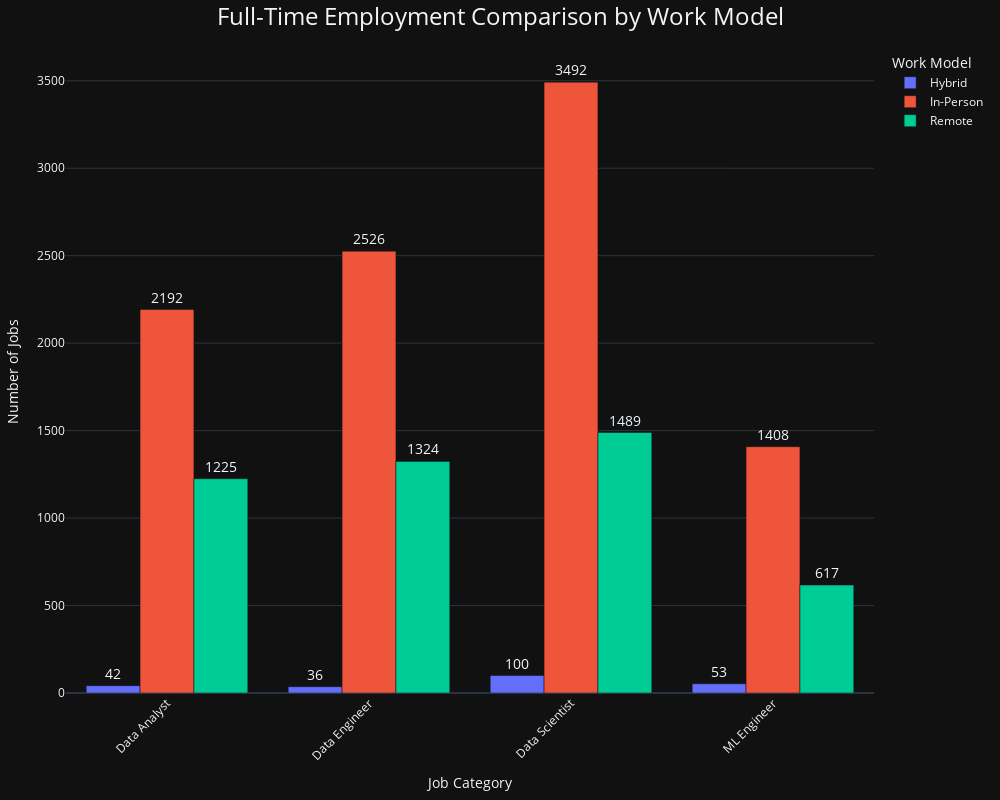

The cell this chart's notebook holds for it:
### Code cell
# Prepare data: Filter only 'full-time' employment type and group by job category and work model
job_data_full_time = (
    dfSalaries[dfSalaries['employment_type'] == 'Full-Time']
    .groupby(['job_category', 'employment_model'])
    .size()
    .reset_index(name='count')
)

# Create the clustered bar chart
fig = px.bar(
    job_data_full_time, 
    x='job_category',  
    y='count',  
    color='employment_model',
    barmode='group', 
    title='Full-Time Employment Comparison by Work Model', 
    labels={'count': 'Number of Jobs', 'job_category': 'Job Category'}, 
    width=1000, height=800,
    template='plotly_dark'
)

# Update layout for better spacing and alignment
fig.update_layout(
    title=dict(x=0.5, font_size=24), 
    xaxis_tickangle=-45, 
    legend_title='Work Model', 
    margin=dict(l=50, r=50, t=50, b=100) 
)

# Display job counts on top of the bars
fig.update_traces(
    texttemplate='%{y}', 
    textposition='outside', 
    textfont_size=14
)

# Display the chart
fig.show()

### Figure 1 — Plotly figure (JSON) as saved in the notebook; plotly's stock layout.template omitted (floating-point values rounded to 4 significant figures)
{"data": [{"alignmentgroup": "True", "hovertemplate": "employment_model=Hybrid<br>Job Category=%{x}<br>Number of Jobs=%{y}<extra></extra>", "legendgroup": "Hybrid", "marker": {"color": "#636efa", "pattern": {"shape": ""}}, "name": "Hybrid", "offsetgroup": "Hybrid", "orientation": "v", "showlegend": true, "textfont": {"size": 14}, "textposition": "outside", "texttemplate": "%{y}", "type": "bar", "visible": true, "x": ["Data Analyst", "Data Engineer", "Data Scientist", "ML Engineer"], "xaxis": "x", "y": [42, 36, 100, 53], "yaxis": "y"}, {"alignmentgroup": "True", "hovertemplate": "employment_model=In-Person<br>Job Category=%{x}<br>Number of Jobs=%{y}<extra></extra>", "legendgroup": "In-Person", "marker": {"color": "#EF553B", "pattern": {"shape": ""}}, "name": "In-Person", "offsetgroup": "In-Person", "orientation": "v", "showlegend": true, "textfont": {"size": 14}, "textposition": "outside", "texttemplate": "%{y}", "type": "bar", "x": ["Data Analyst", "Data Engineer", "Data Scientist", "ML Engineer"], "xaxis": "x", "y": [2192, 2526, 3492, 1408], "yaxis": "y"}, {"alignmentgroup": "True", "hovertemplate": "employment_model=Remote<br>Job Category=%{x}<br>Number of Jobs=%{y}<extra></extra>", "legendgroup": "Remote", "marker": {"color": "#00cc96", "pattern": {"shape": ""}}, "name": "Remote", "offsetgroup": "Remote", "orientation": "v", "showlegend": true, "textfont": {"size": 14}, "textposition": "outside", "texttemplate": "%{y}", "type": "bar", "x": ["Data Analyst", "Data Engineer", "Data Scientist", "ML Engineer"], "xaxis": "x", "y": [1225, 1324, 1489, 617], "yaxis": "y"}], "layout": {"barmode": "group", "height": 800, "legend": {"title": {"text": "Work Model"}, "tracegroupgap": 0}, "margin": {"b": 100, "l": 50, "r": 50, "t": 50}, "title": {"font": {"size": 24}, "text": "Full-Time Employment Comparison by Work Model", "x": 0.5}, "width": 1000, "xaxis": {"anchor": "y", "autorange": true, "domain": [0, 1], "range": [-0.5, 3.5], "tickangle": -45, "title": {"text": "Job Category"}, "type": "category"}, "yaxis": {"anchor": "x", "autorange": true, "domain": [0, 1], "range": [0, 3676.0], "title": {"text": "Number of Jobs"}, "type": "linear"}}}
